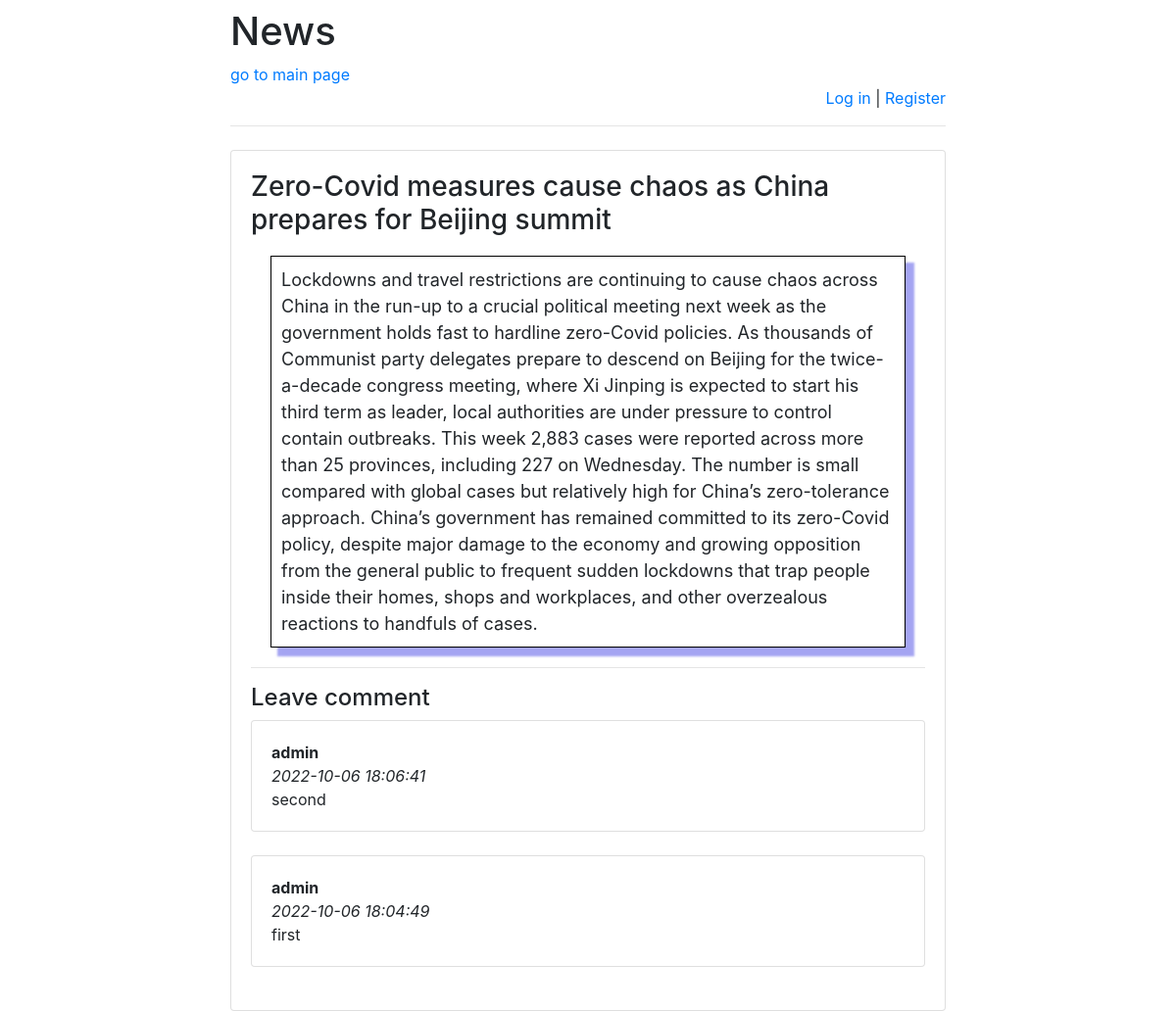
/news/6/, run on the app's committed database.
### news/models.py (models this page shows)
class News(models.Model):
    title = models.CharField(max_length=255)
    pub_date = models.DateTimeField('date published')
    text = models.TextField(blank=False)

class Message(models.Model):
    chat = models.ForeignKey(
        News,
        verbose_name='Чат под новостью',
        on_delete=models.CASCADE)
    author = models.ForeignKey(
        User,
        verbose_name='Пользователь', on_delete=models.CASCADE)
    message = models.TextField('Сообщение')
    pub_date = models.DateTimeField(
        'Дата сообщения',
        default=timezone.now)

### news/views.py (the view)
# urls.py: re_path(r'^([0-9]+)/$', views.detail, name='detail'),
def detail(request, news_id):
    error_message = None
    if "error_message" in request.GET:
        error_message = request.GET["error_message"]
    return render(
        request,
        "news.html",
        {
            "a_new": get_object_or_404(
                News, pk=news_id),
            "error_message": error_message,
            "latest_messages":
                Message.objects
                    .filter(chat_id=news_id)
                    .order_by('-pub_date')[:5]
        }
    )

### templates/news.html (shortened to what this page needs)
{% extends 'base.html' %}
{% block main %}
    <h3>{{ a_new.title }}</h3>
    <div style="padding: 10px; margin: 20px; border: 1px solid #000000; font-size: 18px; box-shadow: 8px 8px 2px 1px rgba(94,94,232,0.56);">
        {{ a_new.text }}<br>
    </div>
    <hr>
<h4>Leave comment</h4>
<div id="history">
    {% for message in latest_messages %}
        <div class="card">
        <div class="card-body">
            <strong>
                {{ message.author.username }}
            </strong>
            <br/>
            <em>
                {{ message.pub_date|date:'Y-m-d H:i:s' }}
            </em>
            <br/>
            {{ message.message }}
        </div>
        </div>
        <br/>
    {% endfor %}
</div>
{% endblock %}

### data on the page
News: title "Zero-Covid measures cause chaos as China prepares for Beijing summit", text "Lockdowns and travel restrictions are continuing to cause chaos across China in the run-up to a crucial political meeting next week as the government holds fast to hardline zero-Covid policies. As thousands of Communist party delegates prepare to descend on Beijing for the twice-a-decade congress meeting, where Xi Jinping is expected to start his third term as leader, local authorities are under pressure to control contain outbreaks. This week 2,883 cases were reported across more than 25 provinces, including 227 on Wednesday. The number is small compared with global cases but relatively high for China’s zero-tolerance approach. China’s government has remained committed to its zero-Covid…"
Message: author.username "admin", pub_date "2022-10-06 18:06:41", message "second"
Message: author.username "admin", pub_date "2022-10-06 18:04:49", message "first"
